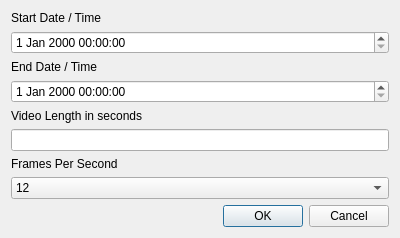
<?xml version="1.0" encoding="UTF-8"?>
<ui version="4.0">
 <class>Dialog</class>
 <widget class="QDialog" name="Dialog">
  <property name="geometry">
   <rect>
    <x>0</x>
    <y>0</y>
    <width>400</width>
    <height>221</height>
   </rect>
  </property>
  <property name="windowTitle">
   <string>Dialog</string>
  </property>
  <layout class="QVBoxLayout" name="verticalLayout">
   <item>
    <widget class="QLabel" name="label">
     <property name="text">
      <string>Start Date / Time</string>
     </property>
    </widget>
   </item>
   <item>
    <widget class="QDateTimeEdit" name="dateTimeEdit_start"/>
   </item>
   <item>
    <widget class="QLabel" name="label_2">
     <property name="text">
      <string>End Date / Time</string>
     </property>
    </widget>
   </item>
   <item>
    <widget class="QDateTimeEdit" name="dateTimeEdit_2_end"/>
   </item>
   <item>
    <widget class="QLabel" name="label_3">
     <property name="text">
      <string>Video Length in seconds</string>
     </property>
    </widget>
   </item>
   <item>
    <widget class="QLineEdit" name="lineEdit_length"/>
   </item>
   <item>
    <widget class="QLabel" name="label_4">
     <property name="text">
      <string>Frames Per Second</string>
     </property>
    </widget>
   </item>
   <item>
    <widget class="QComboBox" name="comboBox_fps">
     <item>
      <property name="text">
       <string>12</string>
      </property>
     </item>
     <item>
      <property name="text">
       <string>24</string>
      </property>
     </item>
     <item>
      <property name="text">
       <string>30</string>
      </property>
     </item>
     <item>
      <property name="text">
       <string>48</string>
      </property>
     </item>
     <item>
      <property name="text">
       <string>60</string>
      </property>
     </item>
    </widget>
   </item>
   <item>
    <widget class="QDialogButtonBox" name="buttonBox">
     <property name="orientation">
      <enum>Qt::Horizontal</enum>
     </property>
     <property name="standardButtons">
      <set>QDialogButtonBox::Cancel|QDialogButtonBox::Ok</set>
     </property>
    </widget>
   </item>
  </layout>
 </widget>
 <resources/>
 <connections>
  <connection>
   <sender>buttonBox</sender>
   <signal>accepted()</signal>
   <receiver>Dialog</receiver>
   <slot>accept()</slot>
   <hints>
    <hint type="sourcelabel">
     <x>248</x>
     <y>254</y>
    </hint>
    <hint type="destinationlabel">
     <x>157</x>
     <y>274</y>
    </hint>
   </hints>
  </connection>
  <connection>
   <sender>buttonBox</sender>
   <signal>rejected()</signal>
   <receiver>Dialog</receiver>
   <slot>reject()</slot>
   <hints>
    <hint type="sourcelabel">
     <x>316</x>
     <y>260</y>
    </hint>
    <hint type="destinationlabel">
     <x>286</x>
     <y>274</y>
    </hint>
   </hints>
  </connection>
 </connections>
</ui>
